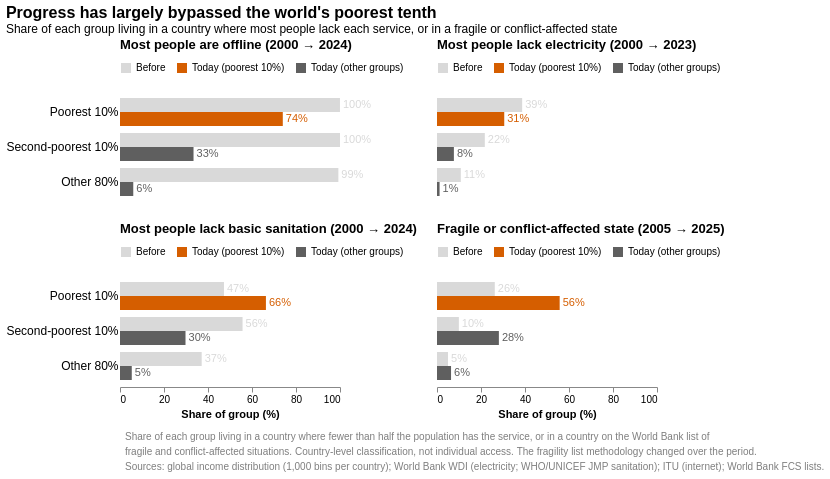

This figure's notebook cell:
### Code cell
GROUP_LABELS = {'D1': 'Poorest 10%', 'D2': 'Second-poorest 10%', 'D3-D10': 'Other 80%'}
PANEL_TITLES = {
    'Internet': 'Most people are offline',
    'Electricity': 'Most people lack electricity',
    'Sanitation': 'Most people lack basic sanitation',
    'Fragile or conflict-affected': 'Fragile or conflict-affected state',
}

before_today = pd.DataFrame([
    {
        'panel': f"{PANEL_TITLES[indicator]} ({int(row['start'])} → {int(row['end'])})",
        'group': label,
        'period': period,
        'share': row[f'{group} {column}'],
    }
    for indicator, row in blog_change.iterrows()
    for group, label in GROUP_LABELS.items()
    for period, column in (('Before', 'start'), ('Today', 'end'))
])
# Only the poorest decile's "today" bar is orange, so it stands out from the other groups.
before_today['tone'] = np.select(
    [before_today['period'].eq('Before'), before_today['group'].eq('Poorest 10%')],
    ['Before', 'Today (poorest 10%)'],
    'Today (other groups)',
)
BEFORE_TODAY_PANELS = [
    before_today.loc[before_today['panel'].str.startswith(PANEL_TITLES[name]), 'panel'].iloc[0]
    for name in ('Internet', 'Electricity', 'Sanitation', 'Fragile or conflict-affected')
]
TONES = {'Before': '#D9D9D9', 'Today (poorest 10%)': '#D55E00', 'Today (other groups)': '#5F5F5F'}

before_today_base = alt.Chart().encode(
    y=alt.Y('group:N', sort=list(GROUP_LABELS.values()), title=None, axis=alt.Axis(labelFontSize=12, ticks=False, domain=False)),
    yOffset=alt.YOffset('period:N', sort=['Before', 'Today']),
    x=alt.X('share:Q', scale=alt.Scale(domain=[0, 100]), title='Share of group (%)'),
)
before_today_bars = before_today_base.mark_bar().encode(
    color=alt.Color(
        'tone:N',
        sort=list(TONES),
        scale=alt.Scale(domain=list(TONES), range=list(TONES.values())),
        legend=alt.Legend(title=None, orient='top'),
    ),
    tooltip=[
        alt.Tooltip('panel:N', title='Indicator'),
        alt.Tooltip('group:N', title='Group'),
        alt.Tooltip('period:N', title='Period'),
        alt.Tooltip('share:Q', title='Share (%)', format='.1f'),
    ],
)
before_today_labels = (
    before_today_base.transform_calculate(label="format(datum.share, '.0f') + '%'")
    .mark_text(align='left', dx=3, fontSize=11)
    .encode(
        text='label:N',
        color=alt.Color('tone:N', scale=alt.Scale(domain=list(TONES), range=['#8C8C8C', '#D55E00', '#5F5F5F']), legend=None),
    )
)

before_today_panels = (
    alt.layer(before_today_bars, before_today_labels, data=before_today)
    # A step height gives each Before/Today bar its own band; a fixed height collapses them into lines.
    .properties(width=220, height=alt.Step(14))
    .facet(
        facet=alt.Facet(
            'panel:N', sort=BEFORE_TODAY_PANELS, title=None,
            header=alt.Header(labelFontSize=13, labelFontWeight='bold', labelAnchor='start'),
        ),
        columns=2,
    )
    .resolve_scale(color='independent')
)
before_today_note = alt.Chart(pd.DataFrame({'line': [
    'Share of each group living in a country where fewer than half the population has the service, or in a country on the World Bank list of',
    'fragile and conflict-affected situations. Country-level classification, not individual access. The fragility list methodology changed over the period.',
    'Sources: global income distribution (1,000 bins per country); World Bank WDI (electricity; WHO/UNICEF JMP sanitation); ITU (internet); World Bank FCS lists.',
]}).reset_index()).mark_text(align='left', fontSize=10, color='#7F7F7F').encode(
    y=alt.Y('index:O', axis=None),
    text='line:N',
).properties(width=10, height=45)

before_today_chart = (
    alt.vconcat(before_today_panels, before_today_note, spacing=10)
    .properties(
        title=alt.TitleParams(
            "Progress has largely bypassed the world's poorest tenth",
            subtitle=['Share of each group living in a country where most people lack each service, or in a fragile or conflict-affected state'],
            anchor='start',
            fontSize=16,
        )
    )
    .configure_view(stroke=None)
    .configure_axis(grid=False)
)
before_today_chart

### Figure 1 — Vega-Lite specification as saved in the notebook (floating-point values rounded to 4 significant figures)
{"config": {"view": {"continuousWidth": 300, "continuousHeight": 300, "stroke": null}, "axis": {"grid": false}}, "vconcat": [{"data": {"name": "data-94e7a78defb49ffaefe5e368067e4a1d"}, "facet": {"field": "panel", "header": {"labelAnchor": "start", "labelFontSize": 13, "labelFontWeight": "bold"}, "sort": ["Most people are offline (2000 → 2024)", "Most people lack electricity (2000 → 2023)", "Most people lack basic sanitation (2000 → 2024)", "Fragile or conflict-affected state (2005 → 2025)"], "title": null, "type": "nominal"}, "spec": {"layer": [{"mark": {"type": "bar"}, "encoding": {"color": {"field": "tone", "legend": {"orient": "top", "title": null}, "scale": {"domain": ["Before", "Today (poorest 10%)", "Today (other groups)"], "range": ["#D9D9D9", "#D55E00", "#5F5F5F"]}, "sort": ["Before", "Today (poorest 10%)", "Today (other groups)"], "type": "nominal"}, "tooltip": [{"field": "panel", "title": "Indicator", "type": "nominal"}, {"field": "group", "title": "Group", "type": "nominal"}, {"field": "period", "title": "Period", "type": "nominal"}, {"field": "share", "format": ".1f", "title": "Share (%)", "type": "quantitative"}], "x": {"field": "share", "scale": {"domain": [0, 100]}, "title": "Share of group (%)", "type": "quantitative"}, "y": {"axis": {"domain": false, "labelFontSize": 12, "ticks": false}, "field": "group", "sort": ["Poorest 10%", "Second-poorest 10%", "Other 80%"], "title": null, "type": "nominal"}, "yOffset": {"field": "period", "sort": ["Before", "Today"], "type": "nominal"}}}, {"mark": {"type": "text", "align": "left", "dx": 3, "fontSize": 11}, "encoding": {"color": {"field": "tone", "legend": null, "scale": {"domain": ["Before", "Today (poorest 10%)", "Today (other groups)"], "range": ["#8C8C8C", "#D55E00", "#5F5F5F"]}, "type": "nominal"}, "text": {"field": "label", "type": "nominal"}, "x": {"field": "share", "scale": {"domain": [0, 100]}, "title": "Share of group (%)", "type": "quantitative"}, "y": {"axis": {"domain": false, "labelFontSize": 12, "ticks": false}, "field": "group", "sort": ["Poorest 10%", "Second-poorest 10%", "Other 80%"], "title": null, "type": "nominal"}, "yOffset": {"field": "period", "sort": ["Before", "Today"], "type": "nominal"}}, "transform": [{"calculate": "format(datum.share, '.0f') + '%'", "as": "label"}]}], "height": {"step": 14}, "width": 220}, "columns": 2, "resolve": {"scale": {"color": "independent"}}}, {"data": {"name": "data-490398dc75b09e9634ca8663731e4676"}, "mark": {"type": "text", "align": "left", "color": "#7F7F7F", "fontSize": 10}, "encoding": {"text": {"field": "line", "type": "nominal"}, "y": {"axis": null, "field": "index", "type": "ordinal"}}, "height": 45, "width": 10}], "spacing": 10, "title": {"text": "Progress has largely bypassed the world's poorest tenth", "anchor": "start", "fontSize": 16, "subtitle": ["Share of each group living in a country where most people lack each service, or in a fragile or conflict-affected state"]}, "$schema": "https://vega.github.io/schema/vega-lite/v6.4.1.json", "datasets": {"data-94e7a78defb49ffaefe5e368067e4a1d": [{"panel": "Most people lack electricity (2000 → 2023)", "group": "Poorest 10%", "period": "Before", "share": 38.71, "tone": "Before"}, {"panel": "Most people lack electricity (2000 → 2023)", "group": "Poorest 10%", "period": "Today", "share": 30.57, "tone": "Today (poorest 10%)"}, {"panel": "Most people lack electricity (2000 → 2023)", "group": "Second-poorest 10%", "period": "Before", "share": 21.73, "tone": "Before"}, {"panel": "Most people lack electricity (2000 → 2023)", "group": "Second-poorest 10%", "period": "Today", "share": 7.675, "tone": "Today (other groups)"}, {"panel": "Most people lack electricity (2000 → 2023)", "group": "Other 80%", "period": "Before", "share": 10.82, "tone": "Before"}, {"panel": "Most people lack electricity (2000 → 2023)", "group": "Other 80%", "period": "Today", "share": 1.173, "tone": "Today (other groups)"}, {"panel": "Most people are offline (2000 → 2024)", "group": "Poorest 10%", "period": "Before", "share": 99.99, "tone": "Before"}, {"panel": "Most people are offline (2000 → 2024)", "group": "Poorest 10%", "period": "Today", "share": 74.0, "tone": "Today (poorest 10%)"}, {"panel": "Most people are offline (2000 → 2024)", "group": "Second-poorest 10%", "period": "Before", "share": 100.0, "tone": "Before"}, {"panel": "Most people are offline (2000 → 2024)", "group": "Second-poorest 10%", "period": "Today", "share": 33.42, "tone": "Today (other groups)"}, {"panel": "Most people are offline (2000 → 2024)", "group": "Other 80%", "period": "Before", "share": 99.26, "tone": "Before"}, {"panel": "Most people are offline (2000 → 2024)", "group": "Other 80%", "period": "Today", "share": 6.031, "tone": "Today (other groups)"}, {"panel": "Most people lack basic sanitation (2000 → 2024)", "group": "Poorest 10%", "period": "Before", "share": 47.25, "tone": "Before"}, {"panel": "Most people lack basic sanitation (2000 → 2024)", "group": "Poorest 10%", "period": "Today", "share": 66.33, "tone": "Today (poorest 10%)"}, {"panel": "Most people lack basic sanitation (2000 → 2024)", "group": "Second-poorest 10%", "period": "Before", "share": 55.71, "tone": "Before"}, {"panel": "Most people lack basic sanitation (2000 → 2024)", "group": "Second-poorest 10%", "period": "Today", "share": 29.78, "tone": "Today (other groups)"}, {"panel": "Most people lack basic sanitation (2000 → 2024)", "group": "Other 80%", "period": "Before", "share": 37.13, "tone": "Before"}, {"panel": "Most people lack basic sanitation (2000 → 2024)", "group": "Other 80%", "period": "Today", "share": 5.35, "tone": "Today (other groups)"}, {"panel": "Fragile or conflict-affected state (2005 → 2025)", "group": "Poorest 10%", "period": "Before", "share": 26.26, "tone": "Before"}, {"panel": "Fragile or conflict-affected state (2005 → 2025)", "group": "Poorest 10%", "period": "Today", "share": 55.76, "tone": "Today (poorest 10%)"}, {"panel": "Fragile or conflict-affected state (2005 → 2025)", "group": "Second-poorest 10%", "period": "Before", "share": 9.934, "tone": "Before"}, {"panel": "Fragile or conflict-affected state (2005 → 2025)", "group": "Second-poorest 10%", "period": "Today", "share": 28.13, "tone": "Today (other groups)"}, {"panel": "Fragile or conflict-affected state (2005 → 2025)", "group": "Other 80%", "period": "Before", "share": 5.01, "tone": "Before"}, {"panel": "Fragile or conflict-affected state (2005 → 2025)", "group": "Other 80%", "period": "Today", "share": 6.382, "tone": "Today (other groups)"}], "data-490398dc75b09e9634ca8663731e4676": [{"index": 0, "line": "Share of each group living in a country where fewer than half the population has the service, or in a country on the World Bank list of"}, {"index": 1, "line": "fragile and conflict-affected situations. Country-level classification, not individual access. The fragility list methodology changed over the period."}, {"index": 2, "line": "Sources: global income distribution (1,000 bins per country); World Bank WDI (electricity; WHO/UNICEF JMP sanitation); ITU (internet); World Bank FCS lists."}]}}
